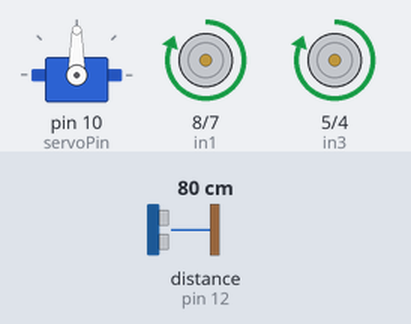
This sketch was run on a simulated Arduino Uno, built with avr-gcc and run on an emulated ATmega328P. Shown: servo, motor-driver pin pairs drawn as motors (green arrow = first pin HIGH = forward, orange = second pin HIGH = backward, longer = more drive, scaled by the enable pin). Wiring (inferred from the names in the program): ultrasonic range finder: trigger pin 13; echo pin 12. The inputs (shaded band) are chosen by the test bench; at power-on: distance to the obstacle (sensor on pin 12) 80 cm. The echo pulse lasts 58.3 µs per cm.

Above: at 1.2 s.
1.3 s: distance to the obstacle (sensor on pin 12) set to 23 cm
2.8 s: distance to the obstacle (sensor on pin 12) set to 18 cm
At 3.5 s:
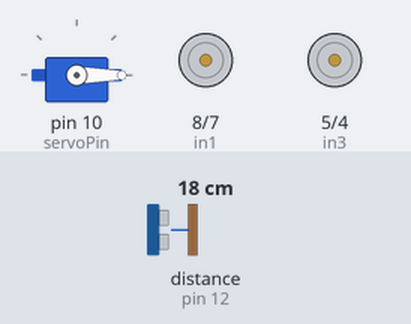
5.8 s: distance to the obstacle (sensor on pin 12) set to 35 cm
At 7.0 s:
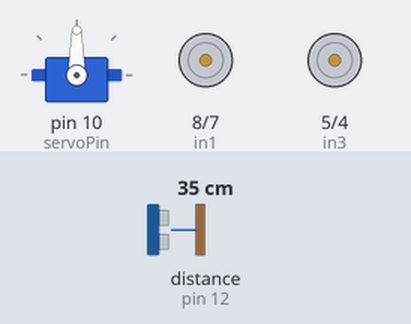
7.3 s: distance to the obstacle (sensor on pin 12) set to 2 cm
At 8.1 s:
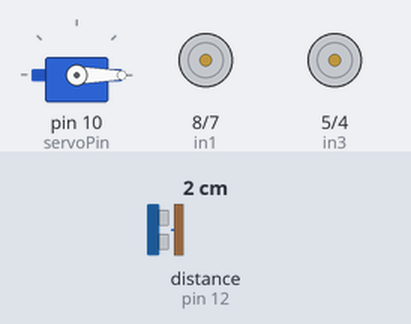
Timing chart, 0 to 10.3 s (numbered marks = the images above; inputs shaded):
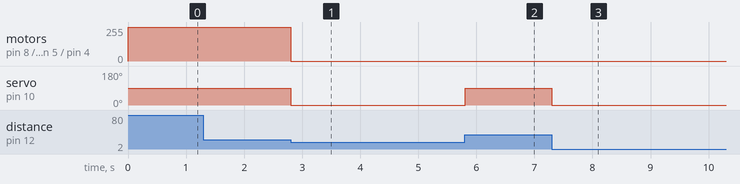

The sketch:

car_obstacle.ino
```cpp
#include <Servo.h>


// Motor A connections
int enA = 9;
int in1 = 8;
int in2 = 7;
// Motor B connections
int enB = 3;
int in3 = 5;
int in4 = 4;

// defines pins numbers
const int trigPin = 13;
const int echoPin = 12;

// defines variables
long duration;
int distance;

// Declare the Servo pin
int servoPin = 10;

// Create a servo object
Servo Servo1;

void setup()
{

  Serial.begin(9600); // Starts the serial communication

  pinMode(trigPin, OUTPUT); // Sets the trigPin as an Output
  pinMode(echoPin, INPUT); // Sets the echoPin as an Input

  // We need to attach the servo to the used pin number
  Servo1.attach(servoPin);

  // Set all the motor control pins to outputs
  pinMode(enA, OUTPUT);
  pinMode(enB, OUTPUT);
  pinMode(in1, OUTPUT);
  pinMode(in2, OUTPUT);
  pinMode(in3, OUTPUT);
  pinMode(in4, OUTPUT);

  // Set motors to maximum speed
  // For PWM maximum possible values are 0 to 255
  analogWrite(enA, 255);
  analogWrite(enB, 255);

  // Turn on motor A & B
  digitalWrite(in1, HIGH);
  digitalWrite(in2, LOW);
  digitalWrite(in3, HIGH);
  digitalWrite(in4, LOW);


}

void loop()
{
   // Clears the trigPin
   digitalWrite(trigPin, LOW);
   delayMicroseconds(2);
   // Sets the trigPin on HIGH state for 10 micro seconds
   digitalWrite(trigPin, HIGH);
   delayMicroseconds(10);
   digitalWrite(trigPin, LOW);
   // Reads the echoPin, returns the sound wave travel time in microseconds
   duration = pulseIn(echoPin, HIGH);
   // Calculating the distance
   distance= duration*0.034/2;

   if(distance<20){
        // Now turn off motors
        digitalWrite(in1, LOW);
        digitalWrite(in2, LOW);
        digitalWrite(in3, LOW);
        digitalWrite(in4, LOW);

       // Make servo go to 0 degrees
       Servo1.write(0);
       delay(1000);
       // Make servo go to 90 degrees
       Servo1.write(90);
   }


}
```

Measured:
- the behaviour switches between 21 and 20 cm on distance to the obstacle (sensor on pin 12) (found by bisection; images 0 and 1)
- after the input at 1.3 s, every drawn part: stays the same
- after the input at 2.8 s, motor on pin 8 (in1) / pin 7 (in2), motor on pin 5 (in3) / pin 4 (in4): forward 255/255 → stopped at once; servo on pin 10 (servoPin): 90° → 0° at once
- after the input at 5.8 s, servo on pin 10 (servoPin): 0° → 90° at once
- after the input at 7.3 s, servo on pin 10 (servoPin): 90° → 0° at once
